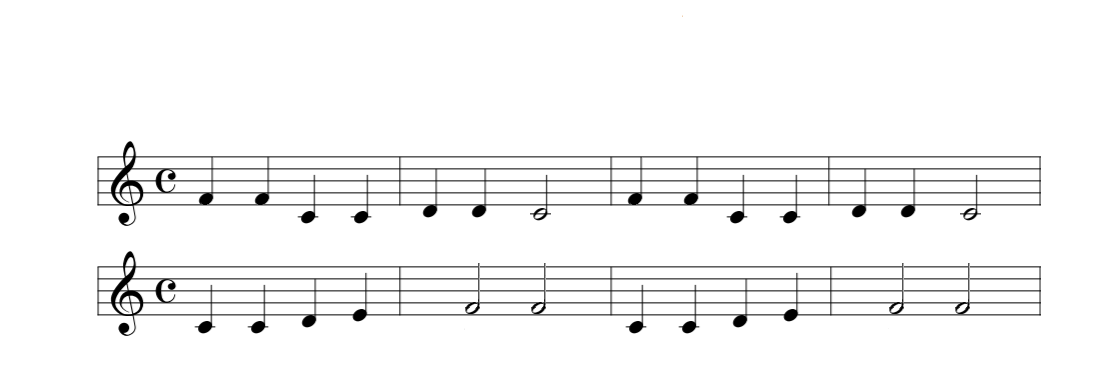
%> input picture images/duck.png, 1094 x 389 px
$ octave tnm034.m   (GNU Octave 9; MATLAB toolbox functions it lacks are replaced by stand-ins)
%> lines starting %> are read from the running program, lines starting %| are printed output that depends on the picture; in (x1, y1, x2, y2) boxes, pixels count from 0 and x2, y2 are one past the last pixel; in counts of white or black regions, pixels touching at a corner belong together; the program's own positions count from 1
### staff_line_identification.m
function [ staff_lines ] = staff_line_identification( bw_image )
% STAFF LINE IDENTIFICATION
%   Inputs, binary image
%   Outputs, positions and cluster of the staff lines

    % Erosion of horizontal lines
    se_line = strel('line', length(bw_image)*0.005, 0);
    bw_image = imerode(bw_image, se_line);

    % [7 lines of commented-out code are left out]
    [pks, locs] = findpeaks(sum(bw_image,2));

    % Remove all unrelevant peaks based on threshold
    % Can be improved by using cluster classification
    % median(diff())
    tresh = pks > max(pks)/5;
    locs = locs .* tresh;
    pks = pks .* tresh;

    pks_tresh = pks(pks~=0);
    locs_tresh = locs(locs~=0);
    staff_lines = [];

    % Classification of stafflines clusters
    if mod(length(locs_tresh), 5) == 0
        staff_lines = locs_tresh;
    else
        staff_lines = locs_tresh;

        % Remove shortest line until the systems consist of 5 lines
        while ~ mod(length(staff_lines), 5) == 0
            index = find(pks_tresh == min(pks_tresh));
            pks_tresh(index) = [];
            staff_lines(index) = [];

            pks_tresh = pks_tresh(pks_tresh~=0);
            staff_lines = staff_lines(staff_lines~=0);
        end
    end
end

### remove_stafflines.m
function [ out_image ] = remove_stafflines( in_image, staff_lines )
% REMOVE STAFFLINES
%   Inputs, binary image and location of staff lines
%   Outputs, binary image without staff lines

    out_image = in_image;
    for i=1:length(staff_lines(:))
        % Method for removing staff line while without cutting
        % the notes where the staff lines are
        for j=1:length(out_image(1,:))
            if ~(out_image(staff_lines(i)-2, j) == 1 ...
                    && out_image(staff_lines(i)+2, j) == 1)
                out_image(staff_lines(i)-1, j) = 0;
                out_image(staff_lines(i), j) = 0;
                out_image(staff_lines(i)+1, j) = 0;
            end
        end

    end
end

### get_split_positions.m
function [ split_positions ] = get_split_positions( image, staff_lines )
% GET SPLIT POSITIONS
%   Inputs, binary image and location off staff lines
%   Outputs, positions of where to splitt the image into subimages based on
%   the staff lines

    split_positions(1) = max(staff_lines(1)-50, 1);
    for i=5:5:length(staff_lines(:))-1
        split_positions(end+1) = ceil(staff_lines(i) ...
            + ((staff_lines(i+1) - staff_lines(i)) / 2));
    end
    split_positions(end+1) = length(image(:,1));

end

### split_images.m
function [ out_im ] = split_images( in_im, split_pos )
% SPLIT IMAGES
%   Inputs, binary image and location of staff lines
%   Outputs, subimages stored in cells

    out_im = [];
    for i=1:length(split_pos)-1
        out_im{i} = in_im(split_pos(i):split_pos(i+1),:);
    end
end

### map_stafflines_to_subimages.m
function [ subimg_staff_lines ] = map_stafflines_to_subimages( staff_lines, split_pos )
% MAP STAFF LINES TO SUBIMAGES
%   Inputs, staff lines and split positions
%   Outputs, staff lines locations in subimages

    subimg_staff_lines = [];
    for i=1:length(split_pos)-1
        for j=1:5
            subimg_staff_lines{i}(j) = staff_lines((i-1)*5+j) - split_pos(i);
        end
    end
end

### tnm034.m
%%%%%%%%%%%%%%%%%%%%%%%%%%
%function strout = tnm034( image )
%
% Im: Input image of captured sheet music. Im should be in
% double format, normalized to the interval [0,1]
%
% strout: The resulting character string of the detected notes.
% The string must follow the pre-defined format, explained below.
%
%%%%%%%%%%%%%%%%%%%%%%%%%%

    Fs = 24000;
    image = imread("images/duck.png");
%> image is the input picture: size 389x1094x3 uint8; mean R, G, B 245.7, 245.7, 245.7
    % ------ PREPROCESSING

    % Convert to binary image with the size of the cropped image
    bw = 1-imbinarize(image(:,:,3),'adaptive','ForegroundPolarity','dark','Sensitivity',0.4);
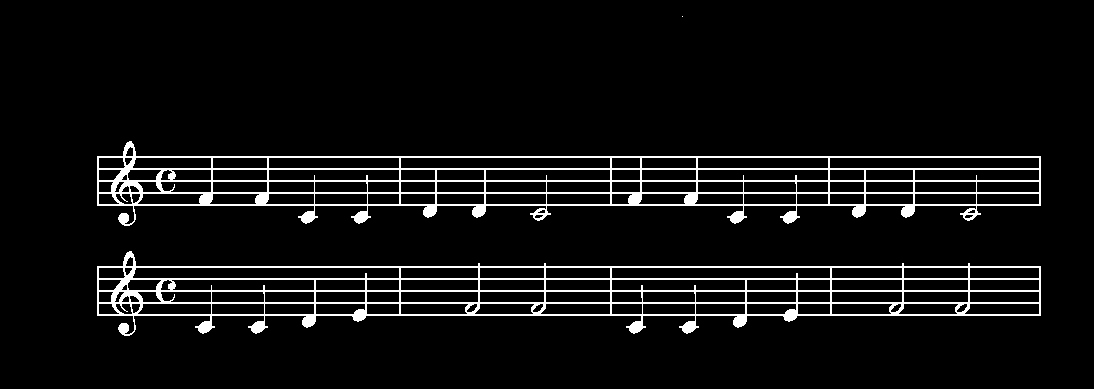
%> bw: size 389x1094 double; values 0 (black) and 1 (white), 6.1% white in thin lines or dots, all inside (x1, y1, x2, y2) = (97, 16, 1041, 336)

    % ------ STAFF LINE IDENTIFICATION
    staff_lines = staff_line_identification(bw);
%> in staff_line_identification, `bw_image = imerode(bw_image, se_line);`:
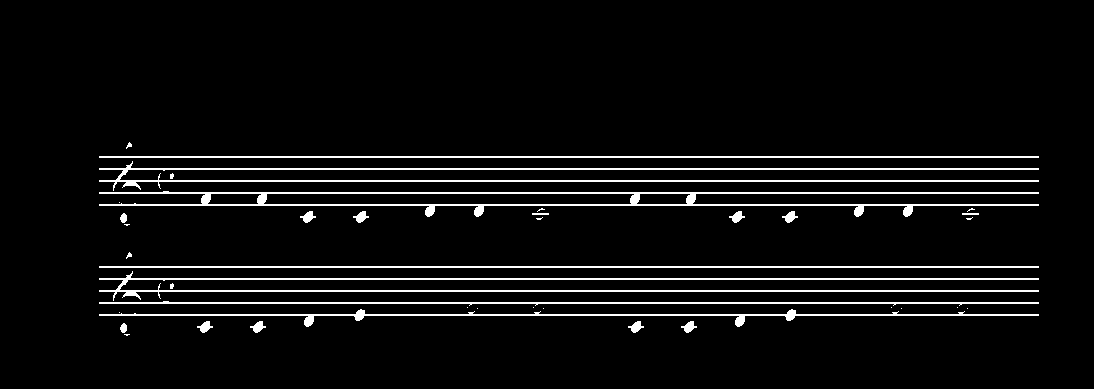
%> bw_image: size 389x1094 double; values 0 (black) and 1 (white), 5% white in thin lines or dots, all inside (x1, y1, x2, y2) = (99, 142, 1039, 336)
%> in staff_line_identification, `[pks, locs] = findpeaks(sum(bw_image,2));`: pks = 35 values, max 940 at index 2, min 1 at index 3, mean 285.3; locs = 35 values from 146 to 335
%> in staff_line_identification, `tresh = pks > max(pks)/5;`: tresh = 35 logical values, 10 true
%> in staff_line_identification, `locs = locs .* tresh;`: locs = 35 values, max 315 at index 32, min 0 at index 1, mean 67.43
%> in staff_line_identification, `pks = pks .* tresh;`: pks = 35 values, max 940 at index 2, min 0 at index 1, mean 268.6
%> in staff_line_identification, `pks_tresh = pks(pks~=0);`: pks_tresh = [940; 940; 940; 940; 940; 940; 940; 940; 940; 940]
%> in staff_line_identification, `locs_tresh = locs(locs~=0);`: locs_tresh = [157; 169; 181; 193; 205; 267; 279; 291; 303; 315]
%> staff_lines = [157; 169; 181; 193; 205; 267; 279; 291; 303; 315]

    if ~isempty(staff_lines)

        % ------ CLEAN UP IMAGES

        % Remove staff lines
        bw_no_sl = remove_stafflines(bw, staff_lines);
%> the loop in remove_stafflines, `for i=1:length(staff_lines(:))` made 10 passes
%> after the loop in remove_stafflines, `for i=1:length(staff_lines(:))`:
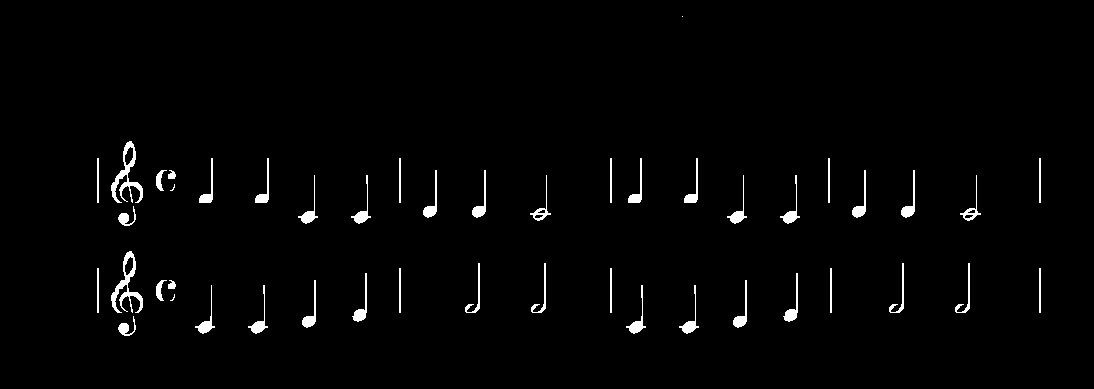
%> out_image: size 389x1094 double; values 0 (black) and 1 (white), 1.8% white; 47 white regions (3 under 20 px), largest, box (x1, y1, x2, y2) and area: (111, 141, 143, 203) 598, (111, 251, 143, 313) 598, (352, 273, 367, 322) 212

        % Identify positions to split into subimages for each row block
        split_pos = get_split_positions(bw, staff_lines);
%> the loop in get_split_positions, `for i=5:5:length(staff_lines(:))-1` made 1 pass
%> i on pass 1: 5
%> after the loop in get_split_positions, `for i=5:5:length(staff_lines(:))-1`: split_positions = [107 236]
%> split_pos = [107 236 389]

        % Calcualate the number of subimages
        n = length(split_pos)-1;
%> n = 2

        % Split bw and bw without staff lines into subimages
        subimg = split_images(bw, split_pos);
%> after the loop in split_images, `for i=1:length(split_pos)-1`: out_im = 2 items
%> subimg = 2 items
        subimg_no_sl = split_images(bw_no_sl, split_pos);
%> subimg_no_sl = 2 items

        % Caluculate locations for staff lines in the subimages
        subimg_staff_lines = map_stafflines_to_subimages(staff_lines, split_pos);
%> after the loop in map_stafflines_to_subimages, `for i=1:length(split_pos)-1`: subimg_staff_lines = {[50 62 74 86 98], [31 43 55 67 79]}
%> subimg_staff_lines = {[50 62 74 86 98], [31 43 55 67 79]}

        % ------ IDENTIFY NOTES

        % Find note location
%> (the run ends here)

$ run again, with images/london.png copied over images/duck.png
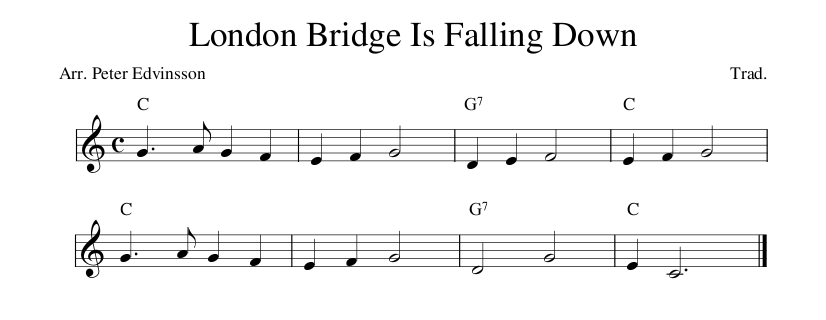
%> input picture images/london.png, 826 x 320 px
%> image is the input picture: size 320x826x3 uint8; min 0, max 255, mean 244.4
%> `bw = 1-imbinarize(image(:,:,3),'adaptive','ForegroundPolarity','dark',..`:
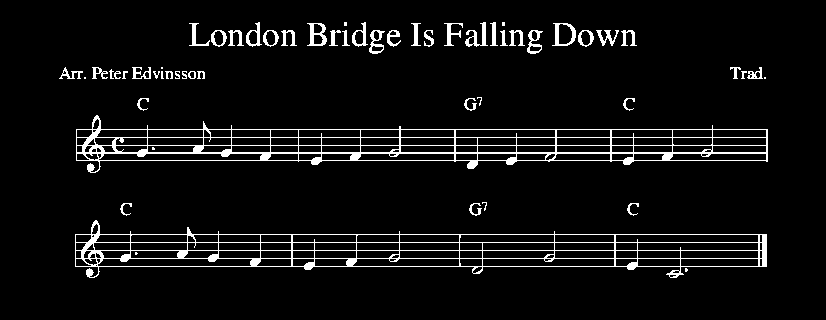
%> bw: size 320x826 double; values 0 (black) and 1 (white), 5.8% white in thin lines or dots, all inside (x1, y1, x2, y2) = (59, 22, 768, 278)
%> bw_image: size 320x826 double; values 0 (black) and 1 (white), 3.4% white in thin lines or dots, all inside (x1, y1, x2, y2) = (63, 23, 766, 278)
%> in staff_line_identification, `[pks, locs] = findpeaks(sum(bw_image,2));`: pks = 47 values, max 688 at index 18, min 1 at index 2, mean 160.1; locs = 47 values from 24 to 278
%> tresh = 47 logical values, 11 true
%> in staff_line_identification, `locs = locs .* tresh;`: locs = 47 values, max 267 at index 44, min 0 at index 1, mean 43.17
%> in staff_line_identification, `pks = pks .* tresh;`: pks = 47 values, max 688 at index 18, min 0 at index 1, mean 149.4
%> in staff_line_identification, `pks_tresh = pks(pks~=0);`: pks_tresh = [141; 688; 688; 688; 688; 688; 688; 688; 688; 688; 688]
%> locs_tresh = [46; 130; 138; 146; 153; 161; 235; 243; 251; 259; 267]
%> in staff_line_identification, `staff_lines = locs_tresh;`: staff_lines has the same summary as locs_tresh
%> the loop in staff_line_identification, `while ~ mod(length(staff_lines), 5) == 0` made 1 pass
%> (index, pks_tresh, staff_lines) on pass 1: (1, [688; 688; 688; 688; 688; 688; 688; 688; 688; 688], [130; 138; 146; 153; 161; 235; 243; 251; 259; 267])
%> `staff_lines = staff_line_identification(bw);`: staff_lines = [130; 138; 146; 153; 161; 235; 243; 251; 259; 267]
%> the loop in remove_stafflines, `for i=1:length(staff_lines(:))` made 10 passes
%> after the loop in remove_stafflines, `for i=1:length(staff_lines(:))`:
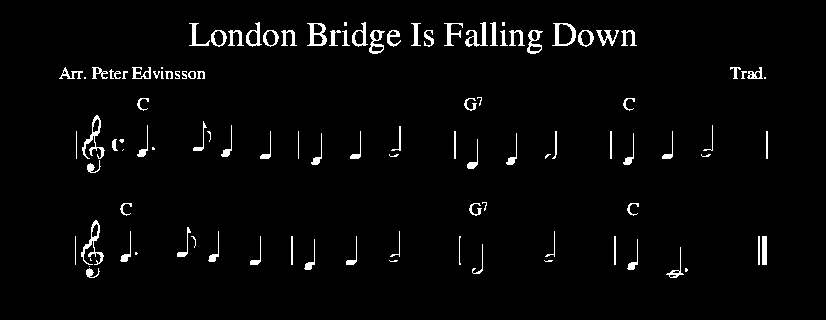
%> out_image: size 320x826 double; values 0 (black) and 1 (white), 2.8% white; 107 white regions (22 under 20 px), largest, box (x1, y1, x2, y2) and area: (82, 115, 105, 159) 270, (81, 220, 104, 265) 270, (307, 23, 327, 46) 225
%> the loop in get_split_positions, `for i=5:5:length(staff_lines(:))-1` made 1 pass
%> i on pass 1: 5
%> after the loop in get_split_positions, `for i=5:5:length(staff_lines(:))-1`: split_positions = [80 198]
%> split_pos = [80 198 320]
%> after the loop in split_images, `for i=1:length(split_pos)-1`: out_im = 2 items
%> after the loop in map_stafflines_to_subimages, `for i=1:length(split_pos)-1`: subimg_staff_lines = {[50 58 66 73 81], [37 45 53 61 69]}

$ run again, with images/mary.png copied over images/duck.png
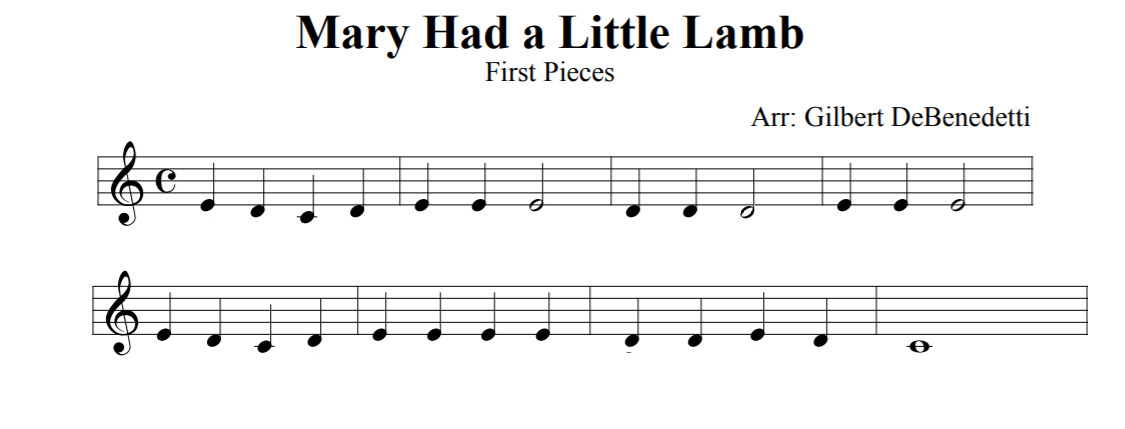
%> input picture images/mary.png, 1125 x 429 px
%> image is the input picture: size 429x1125x3 uint8; mean R, G, B 242.8, 242.8, 242.8
%> `bw = 1-imbinarize(image(:,:,3),'adaptive','ForegroundPolarity','dark',..`:
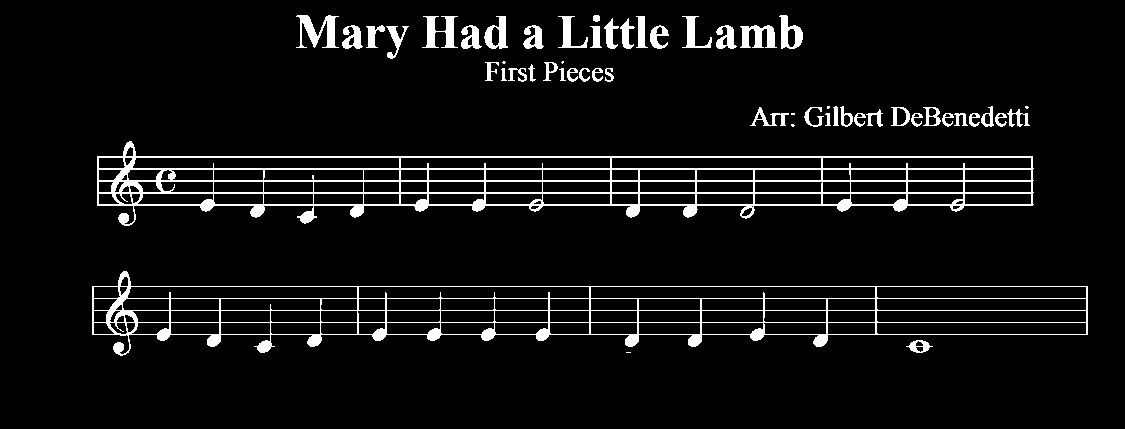
%> bw: size 429x1125 double; values 0 (black) and 1 (white), 6.3% white; 55 white regions (7 under 20 px), largest, box (x1, y1, x2, y2) and area: (97, 141, 1034, 226) 12798, (92, 271, 1088, 356) 8497, (296, 15, 339, 48) 666
%> bw_image: size 429x1125 double; values 0 (black) and 1 (white), 4.2% white in thin lines or dots, all inside (x1, y1, x2, y2) = (94, 15, 1086, 355)
%> in staff_line_identification, `[pks, locs] = findpeaks(sum(bw_image,2));`: pks = 55 values, max 992 at index 43, min 1 at index 19, mean 209.7; locs = 55 values from 17 to 355
%> tresh = 55 logical values, 11 true
%> in staff_line_identification, `locs = locs .* tresh;`: locs = 55 values, max 335 at index 51, min 0 at index 1, mean 45.6
%> in staff_line_identification, `pks = pks .* tresh;`: pks = 55 values, max 992 at index 43, min 0 at index 1, mean 178.7
%> in staff_line_identification, `pks_tresh = pks(pks~=0);`: pks_tresh = [202; 932; 933; 933; 933; 933; 992; 992; 992; 992; 992]
%> locs_tresh = [48; 157; 169; 181; 193; 205; 287; 299; 311; 323; 335]
%> in staff_line_identification, `staff_lines = locs_tresh;`: staff_lines has the same summary as locs_tresh
%> the loop in staff_line_identification, `while ~ mod(length(staff_lines), 5) == 0` made 1 pass
%> (index, pks_tresh, staff_lines) on pass 1: (1, [932; 933; 933; 933; 933; 992; 992; 992; 992; 992], [157; 169; 181; 193; 205; 287; 299; 311; 323; 335])
%> `staff_lines = staff_line_identification(bw);`: staff_lines = [157; 169; 181; 193; 205; 287; 299; 311; 323; 335]
%> the loop in remove_stafflines, `for i=1:length(staff_lines(:))` made 10 passes
%> after the loop in remove_stafflines, `for i=1:length(staff_lines(:))`:
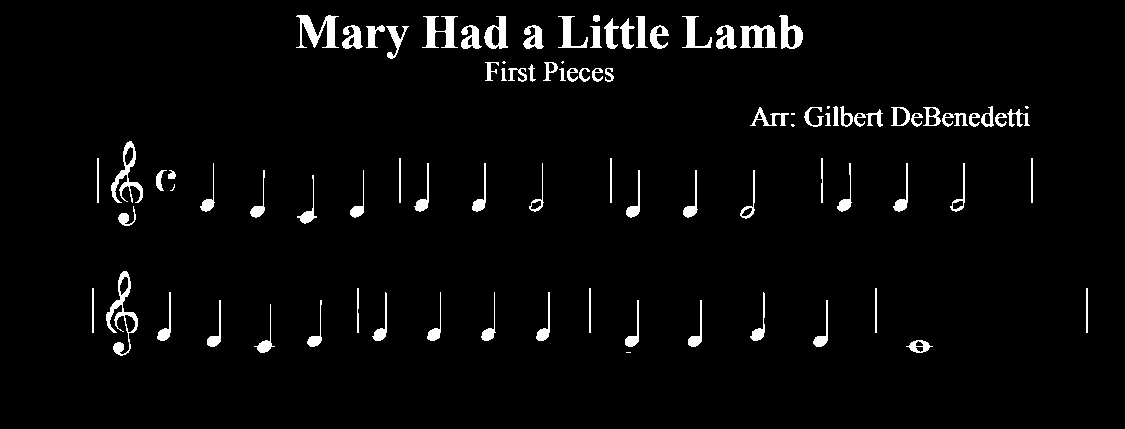
%> out_image: size 429x1125 double; values 0 (black) and 1 (white), 3.4% white; 94 white regions (8 under 20 px), largest, box (x1, y1, x2, y2) and area: (106, 271, 138, 356) 746, (296, 15, 339, 48) 666, (111, 141, 143, 203) 600
%> the loop in get_split_positions, `for i=5:5:length(staff_lines(:))-1` made 1 pass
%> i on pass 1: 5
%> after the loop in get_split_positions, `for i=5:5:length(staff_lines(:))-1`: split_positions = [107 246]
%> split_pos = [107 246 429]
%> after the loop in split_images, `for i=1:length(split_pos)-1`: out_im = 2 items
%> after the loop in map_stafflines_to_subimages, `for i=1:length(split_pos)-1`: subimg_staff_lines = {[50 62 74 86 98], [41 53 65 77 89]}
